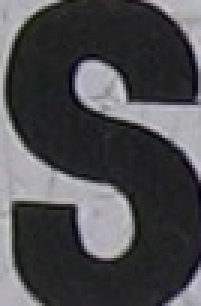
#> input picture train/1025.Bmp, 67 x 102 px (shown 3 times larger); its folder holds only this picture in this run
$ python resizeData.py
#> lines starting #> are read from the running program, lines starting #| are printed output that depends on the picture
import glob
from skimage.transform import resize
from skimage.io import imread, imsave
import os

#Set path of data files
path = os.path.expanduser('~') + "/workspace/julia"

if not os.path.exists( path + "/trainResized32" ):
	os.makedirs( path + "/trainResized32" )
if not os.path.exists( path + "/testResized32" ):
	os.makedirs( path + "/testResized32" )

trainFiles = glob.glob( path + "/train/*" )
for i, nameFile in enumerate(trainFiles):
	image = imread( nameFile )
#> image is the input picture: shape (102, 67, 3); mean R, G, B 75.5, 75.5, 78
	imageResized = resize( image, (32,32) )
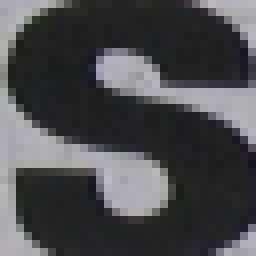
#> imageResized: shape (32, 32, 3) float64 (shown 8 times larger); mean R, G, B 0.296, 0.296, 0.305
	newName = "/".join( nameFile.split("/")[:-1] ) + "Resized32/" + nameFile.split("/")[-1]
#> (the run stopped early here; a loop or call above may not have finished)

$ run again, on train/1253.Bmp
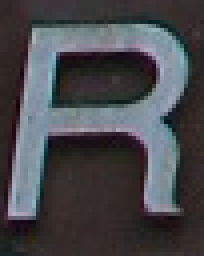
#> input picture train/1253.Bmp, 51 x 64 px (shown 4 times larger)
#> image is the input picture: shape (64, 51, 3); mean R, G, B 71.8, 71.5, 76
#> `imageResized = resize( image, (32,32) )`:
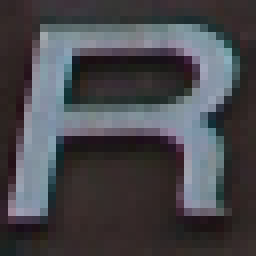
#> imageResized: shape (32, 32, 3) float64 (shown 8 times larger); mean R, G, B 0.282, 0.281, 0.299

$ run again, on train/1254.Bmp
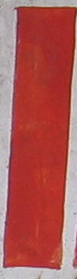
#> input picture train/1254.Bmp, 77 x 279 px
#> image is the input picture: shape (279, 77, 3); mean R, G, B 174.4, 88.6, 85.2
#> `imageResized = resize( image, (32,32) )`:
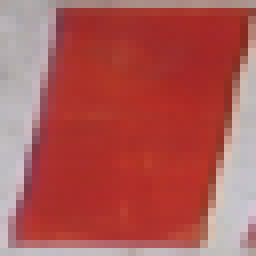
#> imageResized: shape (32, 32, 3) float64 (shown 8 times larger); mean R, G, B 0.684, 0.347, 0.334

$ run again, on train/1318.Bmp
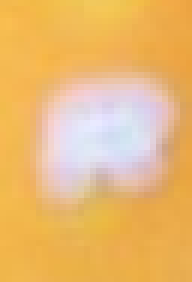
#> input picture train/1318.Bmp, 32 x 47 px (shown 6 times larger)
#> image is the input picture: shape (47, 32, 3); mean R, G, B 234.6, 186.1, 115.7
#> `imageResized = resize( image, (32,32) )`:
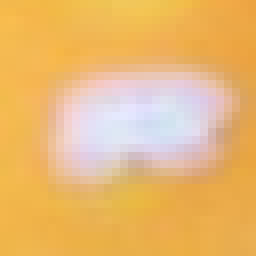
#> imageResized: shape (32, 32, 3) float64 (shown 8 times larger); mean R, G, B 0.92, 0.73, 0.454

$ run again, on train/1030.Bmp
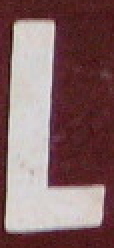
#> input picture train/1030.Bmp, 57 x 124 px (shown 2 times larger)
#> image is the input picture: shape (124, 57, 3); mean R, G, B 132, 101.3, 102.3
#> `imageResized = resize( image, (32,32) )`:
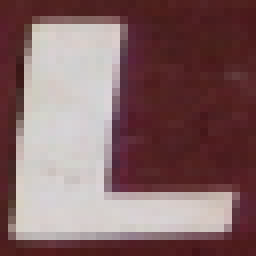
#> imageResized: shape (32, 32, 3) float64 (shown 8 times larger); mean R, G, B 0.517, 0.397, 0.401
